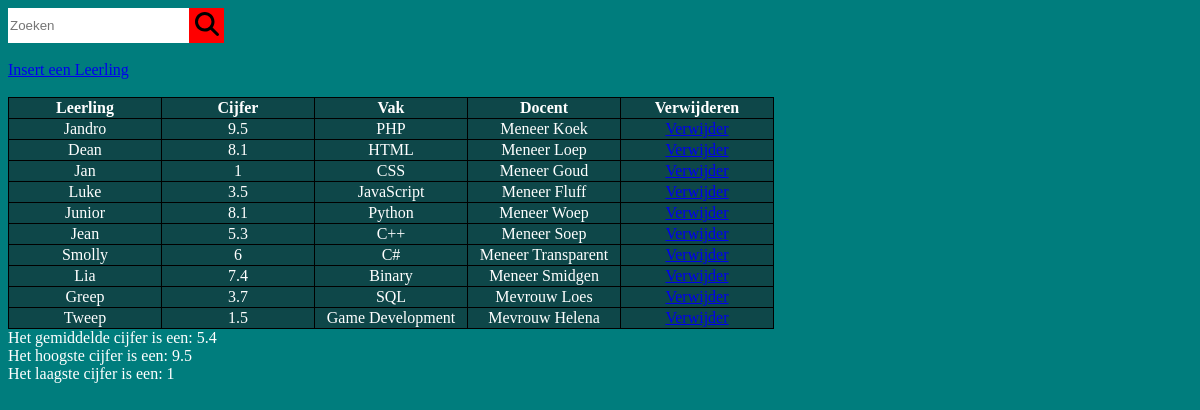
The page / on the database its author committed.
### tables this page shows
CREATE TABLE `cijfers` (
  `id` int(9) NOT NULL,
  `leerlingen` varchar(255) NOT NULL,
  `cijfers` float NOT NULL,
  `Vakken` varchar(255) NOT NULL,
  `Docenten` varchar(255) NOT NULL
);

### index.php (the view, shortened to what this page needs)
<!DOCTYPE html>
<html lang="en">
<head>
    <link rel="stylesheet" href="style.css">
</head>
<body>
<form method="post">
    <div class="search-div">
        <input type="text" placeholder="Zoeken" class="Zoeken" name="zoekbar">
        <button type="submit" class="Search-button" name="search">
            <img class="Search" src="./Images/magnifying-glass-solid.svg">
        </button>
    </div>
    <br>
    <a href="insert.php">Insert een Leerling</a>
    <br><br>
</form>
    <?php
        try {
            $mode = 0;
            switch ($mode) {
                default:
                    $db = new PDO("mysql:host=localhost;dbname=cijfers", "root", "");
                    $query = $db->prepare("SELECT * FROM cijfers");
                    $query->execute();
                    $result = $query->fetchAll(PDO::FETCH_ASSOC);
                    echo "<table>";
                        echo '<th onclick="sortTable(0)"><a class="sort">Leerling</a></th>';
                        echo '<th onclick="sortTable(1)"><a class="sort">Cijfer</a></th>';
                        echo '<th onclick="sortTable(2)"><a class="sort">Vak</a></th>';
                        echo '<th onclick="sortTable(3)"><a class="sort">Docent</a></th>';
                        echo '<th>Verwijderen</th>';
                        foreach ($result as &$data) {
                            echo "<tr>";
                                echo "<td>" . htmlspecialchars($data["leerlingen"]) . "</td>";
                                echo "<td>" . htmlspecialchars($data["cijfers"]) . "</td>";
                                echo "<td>" . htmlspecialchars($data["Vakken"]) . "</td>";
                                echo "<td>" . htmlspecialchars($data["Docenten"]) . "</td>";
                                echo '<td><a href="delete.php?id=' . $data['id'] . '">' . "Verwijder</a></td>";
                            echo "</tr>";
                        }
                    echo "</table>";
                    function gem(){
                        $db = new PDO("mysql:host=localhost;dbname=cijfers", "root", "");
                        $query = $db->prepare("SELECT ROUND(AVG(cijfers),1) AS cijfer FROM cijfers;");
                        $query->execute();
                        $result = $query->fetch(PDO::FETCH_ASSOC);
                        echo 'Het gemiddelde cijfer is een: ' . $result['cijfer'];
                        echo '<br>';
                    }
                    function hoogste(){
                        $db = new PDO("mysql:host=localhost;dbname=cijfers", "root", "");
                        $query = $db->prepare("SELECT MAX(cijfers) AS cijfer FROM cijfers");
                        $query->execute();
                        $result = $query->fetch(PDO::FETCH_ASSOC);
                        echo 'Het hoogste cijfer is een: ' . $result['cijfer'];
                        echo '<br>';
                    }
                    function laagste(){
                        $db = new PDO("mysql:host=localhost;dbname=cijfers", "root", "");
                        $query = $db->prepare("SELECT MIN(cijfers) AS cijfer FROM cijfers");
                        $query->execute();
                        $result = $query->fetch(PDO::FETCH_ASSOC);
                        echo 'Het laagste cijfer is een: ' . $result['cijfer'];
                    }
                    Gem();
                    hoogste();
                    laagste();
                break;
            }
        } catch (PDOException $e) {
            die ('Error!: ' . $e->getMessage());
        }
    ?>
</body>
</html>

### style.css (style rules this page uses)
body { background-color: #007d7d; color: white; }
table { border-collapse: collapse; border: 1px solid black; background-color: #0E4749; }
td { border: 1px solid black; width: 150px; text-align: center; }
th { border: 1px solid black; }
.Search { height: 3vh; }
.Search-button { width: 35px; height: 35px; margin: 0; border: 0; background-color: red; }
.Zoeken { height: 33px; border: 0; }
.search-div { display: flex; }
.sort { text-decoration: none; }

### rows shown on the page
cijfers: leerlingen "Jandro", cijfers "9.5", Vakken "PHP", Docenten "Meneer Koek"
cijfers: leerlingen "Dean", cijfers "8.1", Vakken "HTML", Docenten "Meneer Loep"
cijfers: leerlingen "Jan", cijfers "1", Vakken "CSS", Docenten "Meneer Goud"
cijfers: leerlingen "Luke", cijfers "3.5", Vakken "JavaScript", Docenten "Meneer Fluff"
cijfers: leerlingen "Junior", cijfers "8.1", Vakken "Python", Docenten "Meneer Woep"
cijfers: leerlingen "Jean", cijfers "5.3", Vakken "C++", Docenten "Meneer Soep"
cijfers: leerlingen "Smolly", cijfers "6", Vakken "C#", Docenten "Meneer Transparent"
cijfers: leerlingen "Lia", cijfers "7.4", Vakken "Binary", Docenten "Meneer Smidgen"
cijfers: leerlingen "Greep", cijfers "3.7", Vakken "SQL", Docenten "Mevrouw Loes"
cijfers: leerlingen "Tweep", cijfers "1.5", Vakken "Game Development", Docenten "Mevrouw Helena"

### other values the page prints
$result['cijfer'] "5.4"
$result['cijfer'] "9.5"
$result['cijfer'] "1"
